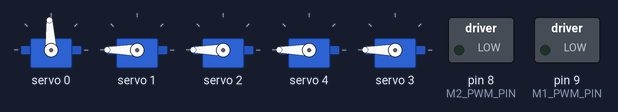
This sketch was run on a simulated Arduino Uno, built for the host (arithmetic inside an expression is 32-bit, double 64-bit). On the bench: 5 × servo, switched loads named in the sketch (green lamp = pin HIGH). What the sketch prints to the serial monitor is not drawn.

Above: at 0.05 s.
At 0.25 s:
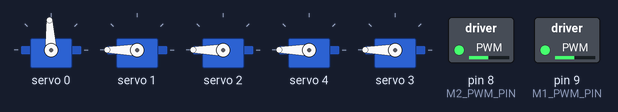
Timing chart, 0 to 3.0 s (numbered marks = the images above):
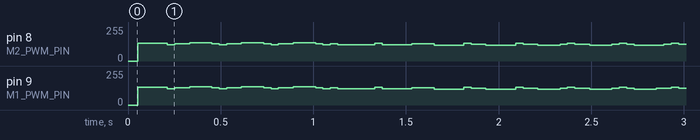

The sketch:

bmduino_motor_coast_pwm50_debug.ino
```cpp
// 承接 bmduino_motor_static_high_debug：方向腳（CH1~CH4）維持在已驗證過的
// 安全靜態狀態（IN1=IN2=HIGH，兩顆馬達都是懸空/coast，不會被真的驅動），
// 但這次 D8/D9(ENA/ENB) 改成真正的 5kHz 軟體PWM、50% duty，而不是靜態HIGH，
// 方便直接量測/示波器看 PWM 訊號本身有沒有正確產生、有沒有正確穿過74LS14。
//
// 因為 IN1=IN2=HIGH 是 coast 狀態，依真值表這個狀態下 ENA/ENB 是什麼都不會
// 讓馬達轉動，所以這個測試「不會轉」是預期中的正常現象，純粹是拿來確認
// PWM 訊號本身波形/電壓正確，跟馬達會不會轉是分開的兩件事。

#include <Arduino.h>
#include <Wire.h>
#include <Adafruit_PWMServoDriver.h>

Adafruit_PWMServoDriver pwm = Adafruit_PWMServoDriver(0x40, Wire1);

const uint8_t CH_STEER = 0;
const uint8_t CH_M1_IN1 = 1;
const uint8_t CH_M1_IN2 = 2;
const uint8_t CH_M2_IN1 = 4;  // 實接驅動板 IN3
const uint8_t CH_M2_IN2 = 3;  // 實接驅動板 IN4

const uint8_t M1_PWM_PIN = 9;  // D9 -> 74LS14 -> M1 ENA
const uint8_t M2_PWM_PIN = 8;  // D8 -> 74LS14 -> M2 ENB

const uint16_t STEER_CENTER_US = 1500;
const uint32_t PWM_PERIOD_US = 200;  // 5kHz，跟正式韌體一致
const uint8_t TEST_DUTY = 128;       // 50%

void setup() {
  Serial.begin(115200);
  Wire1.begin();
  pwm.begin();
  pwm.setPWMFreq(50);
  pwm.writeMicroseconds(CH_STEER, STEER_CENTER_US);

  pwm.setPin(CH_M1_IN1, 4095);  // IN1=IN2=HIGH -> coast，安全，不會真的驅動
  pwm.setPin(CH_M1_IN2, 4095);
  pwm.setPin(CH_M2_IN1, 4095);
  pwm.setPin(CH_M2_IN2, 4095);

  pinMode(M1_PWM_PIN, OUTPUT);
  pinMode(M2_PWM_PIN, OUTPUT);

  Serial.println(F("=== DEBUG: CH1-4 HIGH (coast, safe) + D8/D9 real 5kHz 50% PWM ==="));
  Serial.println(F("量測D9/D8或74LS14輸出端：應該看到方波，或電表量到約一半電壓的平均值"));
}

void loop() {
  uint32_t phase = micros() % PWM_PERIOD_US;
  uint32_t onUs = (uint32_t)TEST_DUTY * PWM_PERIOD_US / 255;
  bool high = phase < onUs;
  digitalWrite(M1_PWM_PIN, high ? HIGH : LOW);
  digitalWrite(M2_PWM_PIN, high ? HIGH : LOW);
}
```
